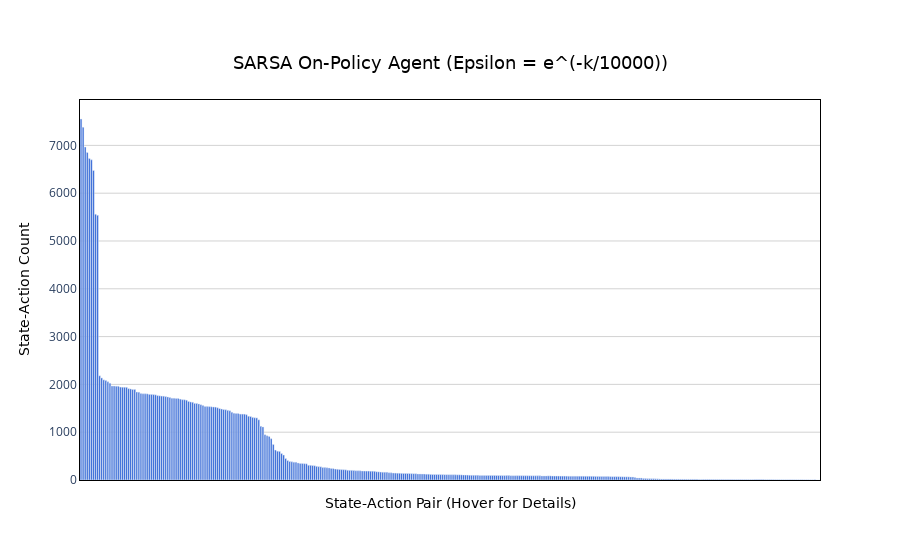

This figure's notebook cell:
### Code cell
plot_state_action_counts(sarsa_agent_4.n_counter, "SARSA On-Policy Agent (Epsilon = e^(-k/10000))")

### Figure 1 — Plotly figure (JSON) as saved in the notebook; plotly's stock layout.template omitted (floating-point values rounded to 4 significant figures; data arrays with more than 128 entries replaced by an {"elided": "..."} marker saying what was removed)
{"data": [{"hoverinfo": "text", "hoverlabel": {"bgcolor": "rgba(60, 60, 60, 0.85)", "bordercolor": "rgba(60, 60, 60, 0.85)", "font": {"color": "white", "family": "DejaVu Sans, Arial, sans-serif"}}, "hovertext": {"elided": "358 str values"}, "marker": {"color": "#245cd4"}, "type": "bar", "x": {"elided": "358 str values"}, "y": {"elided": "358 int values"}}], "layout": {"plot_bgcolor": "white", "title": {"font": {"color": "black", "family": "DejaVu Sans, Arial, sans-serif", "size": 18}, "text": "SARSA On-Policy Agent (Epsilon = e^(-k/10000))", "x": 0.5, "xanchor": "center", "y": 0.9, "yanchor": "top"}, "xaxis": {"linecolor": "black", "linewidth": 1, "mirror": true, "showline": true, "tickmode": "array", "ticktext": [], "tickvals": [], "title": {"font": {"color": "black", "family": "DejaVu Sans, Arial, sans-serif", "size": 14}, "text": "State-Action Pair (Hover for Details)"}}, "yaxis": {"gridcolor": "lightgray", "gridwidth": 1, "linecolor": "black", "linewidth": 1, "mirror": true, "showgrid": true, "showline": true, "title": {"font": {"color": "black", "family": "DejaVu Sans, Arial, sans-serif", "size": 14}, "text": "State-Action Count"}}}}
